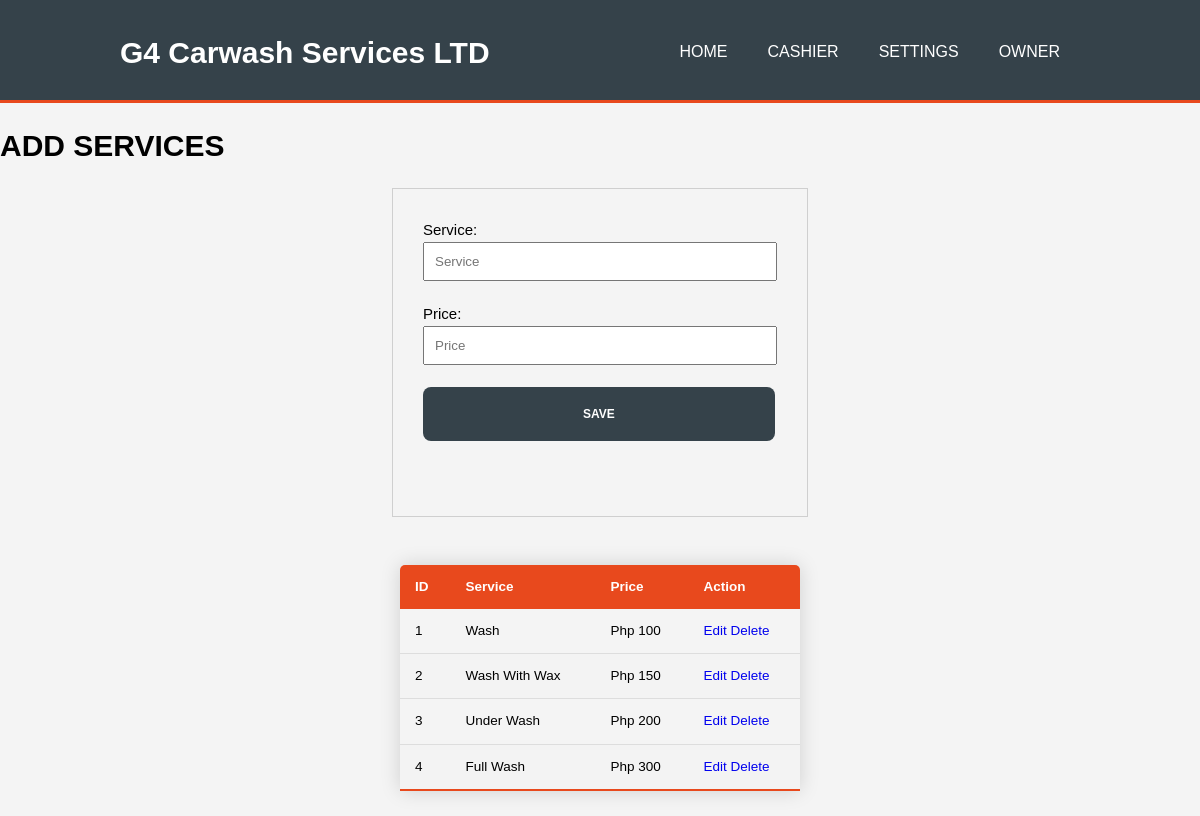
/services.php, run on the app's committed database.
### tables this page shows
CREATE TABLE `services_tbl` (
  `id` int(11) NOT NULL,
  `service` varchar(45) NOT NULL,
  `price` double NOT NULL
);

### services.php (the view, shortened to what this page needs)
<?php
include_once './include/dbcon.php';
?>
<!DOCTYPE html>
<html>
    <head>
        <link rel="stylesheet" href="./css/style.css">
    </head>
    <body>
    <header>
            <div class="container">
                <div id="branding">
                    <h1> G4 Carwash Services LTD </h1>
                </div>
                <nav>
                    <ul>
                        <li>  <a href='index.php'>Home</a> </li>
                        <li>  <a href='cashier.php'>Cashier</a> </li>
                        <li>  <a href='settings.php'>Settings</a> </li>
                        <li> <a href='owner.php'>Owner</a> </li>
                    </ul>
                </nav>
            </div>
        </header>
    <h1>ADD SERVICES</h1>
    <div class="center">
        <form action="add_service.php" method="post">
           <label> Service: </label> <br>
           <input type="text" name="service" required placeholder="Service"><br><br>
           <label> Price: </label>  <br>
           <input type="text" name="price" required placeholder="Price"><br><br>
           <input type="submit" name="insert" value="Save"><br><br><br>
        </form>
    </div>
<br>
<?php
    $pdoQuery = 'SELECT * FROM services_tbl';
    $pdoResult =  $pdoConnect->prepare($pdoQuery);
    $pdoResult->execute();
    echo "<div class=center>";
        echo "<table class=content-table>";
            echo "<thead>";
                echo "<tr>";
                    echo "<th>ID</th>";
                    echo "<th>Service</th>";
                    echo "<th>Price</th>";
                    echo "<th>Action</th>";
                echo "</tr>";
        echo "</thead>";
    while($row=$pdoResult->fetch(PDO::FETCH_ASSOC)) {
        extract($row);
        echo "<tr>";
        echo "<td>$id</td>";
        echo "<td>$service</td>";
        echo "<td>Php $price</td>";
        echo "<td><a href='edit_service.php?id=$id';>Edit</a> <a href='delete_service.php?id=$id';?>Delete</a></td>";
		echo "</tr>";
        echo "</div>";
    }
?>
    </body>
</html>

### css/style.css (style rules this page uses)
body { font: 15px/1.5 Arial, Helvetica,sans-serif; padding:0; margin:0; background-color:#f4f4f4; }
.container { width:80%; margin:auto; overflow:hidden; }
ul { margin:0; padding:0; }
header { background:#35424a; color:#ffffff; padding-top:30px; min-height:70px; border-bottom:#e8491d 3px solid; }
header a { color:#ffffff; text-decoration:none; text-transform: uppercase; font-size:16px; }
header li { float:left; display:inline; padding: 0 20px 0 20px; }
header #branding { float:left; }
header #branding h1 { margin:0; }
header nav { float:right; margin-top:10px; }
.center { display: flex; justify-content: center; }
form { border: 1px solid #cfcfcf; padding: 30px; }
input[type=text] { width: 330px; padding: 10px; }
input[type=submit] { background-color: #35424a; color: #fff; text-transform: uppercase; font-family: Arial, Helvetica, sans-serif; font-weight: bold; font-size: .8em; padding: 20px 160px; border-radius: 8px; border: none; }
.content-table { border-collapse: collapse; margin: 25px 0; font-size: 0.9em; min-width: 400px; border-radius: 5px 5px 0 0; overflow: hidden; box-shadow: 0 0 20px rgba(0, 0, 0, 0.15); }
.content-table thead tr { background-color: #e8491d; color: #ffffff; text-align: left; font-weight: bold; }
.content-table th, .content-table td { padding: 12px 15px; }
.content-table tbody tr { border-bottom: 1px solid #dddddd; }
.content-table tbody tr:nth-of-type(even) { background-color: #f3f3f3; }
.content-table tbody tr:last-of-type { border-bottom: 2px solid #e8491d; }
.content-table a { text-decoration: none; }

### data on the page
services_tbl: id "1", service "Wash", price "100"
services_tbl: id "2", service "Wash With Wax", price "150"
services_tbl: id "3", service "Under Wash", price "200"
services_tbl: id "4", service "Full Wash", price "300"
